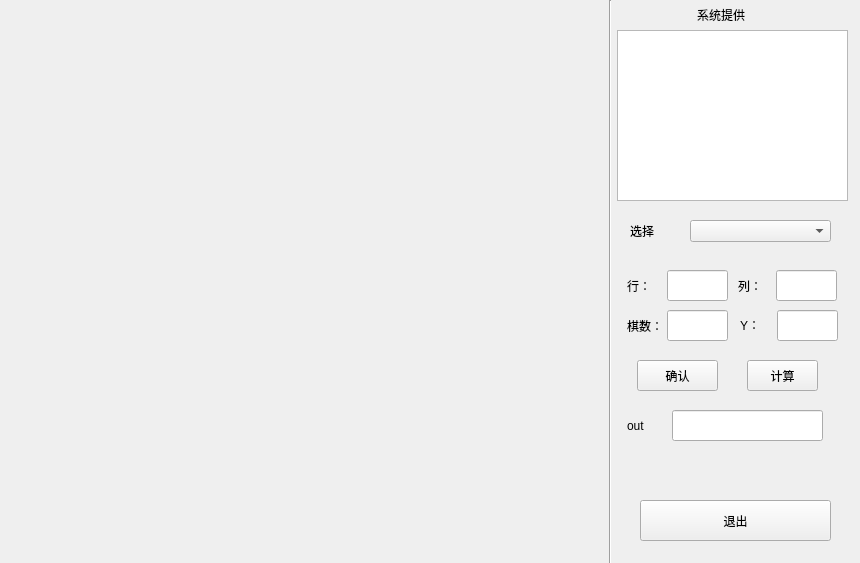
<?xml version="1.0" encoding="UTF-8"?>
<ui version="4.0">
 <class>ChessPlayer</class>
 <widget class="QMainWindow" name="ChessPlayer">
  <property name="geometry">
   <rect>
    <x>0</x>
    <y>0</y>
    <width>860</width>
    <height>563</height>
   </rect>
  </property>
  <property name="windowTitle">
   <string>MainWindow</string>
  </property>
  <widget class="QWidget" name="centralWidget">
   <widget class="Line" name="line">
    <property name="geometry">
     <rect>
      <x>600</x>
      <y>0</y>
      <width>20</width>
      <height>641</height>
     </rect>
    </property>
    <property name="orientation">
     <enum>Qt::Vertical</enum>
    </property>
   </widget>
   <widget class="QListView" name="lv">
    <property name="geometry">
     <rect>
      <x>617</x>
      <y>30</y>
      <width>231</width>
      <height>171</height>
     </rect>
    </property>
   </widget>
   <widget class="QWidget" name="gridLayoutWidget">
    <property name="geometry">
     <rect>
      <x>-1</x>
      <y>-1</y>
      <width>601</width>
      <height>561</height>
     </rect>
    </property>
    <layout class="QGridLayout" name="grid"/>
   </widget>
   <widget class="QPushButton" name="btn_calc">
    <property name="geometry">
     <rect>
      <x>747</x>
      <y>360</y>
      <width>71</width>
      <height>31</height>
     </rect>
    </property>
    <property name="text">
     <string>计算</string>
    </property>
    <property name="autoRepeatDelay">
     <number>300</number>
    </property>
   </widget>
   <widget class="QLabel" name="label">
    <property name="geometry">
     <rect>
      <x>627</x>
      <y>270</y>
      <width>31</width>
      <height>31</height>
     </rect>
    </property>
    <property name="text">
     <string>行：</string>
    </property>
   </widget>
   <widget class="QLabel" name="label_2">
    <property name="geometry">
     <rect>
      <x>738</x>
      <y>270</y>
      <width>32</width>
      <height>32</height>
     </rect>
    </property>
    <property name="text">
     <string>列：</string>
    </property>
   </widget>
   <widget class="QLineEdit" name="lineEdit_row">
    <property name="geometry">
     <rect>
      <x>667</x>
      <y>270</y>
      <width>61</width>
      <height>31</height>
     </rect>
    </property>
   </widget>
   <widget class="QLineEdit" name="lineEdit_col">
    <property name="geometry">
     <rect>
      <x>776</x>
      <y>270</y>
      <width>61</width>
      <height>31</height>
     </rect>
    </property>
   </widget>
   <widget class="QPushButton" name="btn_sure">
    <property name="geometry">
     <rect>
      <x>637</x>
      <y>360</y>
      <width>81</width>
      <height>31</height>
     </rect>
    </property>
    <property name="text">
     <string>确认</string>
    </property>
   </widget>
   <widget class="QLabel" name="label_3">
    <property name="geometry">
     <rect>
      <x>697</x>
      <y>7</y>
      <width>61</width>
      <height>16</height>
     </rect>
    </property>
    <property name="text">
     <string>系统提供</string>
    </property>
   </widget>
   <widget class="QLineEdit" name="lineEdit_ans">
    <property name="geometry">
     <rect>
      <x>672</x>
      <y>410</y>
      <width>151</width>
      <height>31</height>
     </rect>
    </property>
   </widget>
   <widget class="QLabel" name="label_5">
    <property name="geometry">
     <rect>
      <x>627</x>
      <y>410</y>
      <width>31</width>
      <height>31</height>
     </rect>
    </property>
    <property name="text">
     <string>out</string>
    </property>
   </widget>
   <widget class="QLabel" name="label_6">
    <property name="geometry">
     <rect>
      <x>627</x>
      <y>310</y>
      <width>31</width>
      <height>31</height>
     </rect>
    </property>
    <property name="text">
     <string>棋数：</string>
    </property>
   </widget>
   <widget class="QLineEdit" name="lineEdit_num">
    <property name="geometry">
     <rect>
      <x>667</x>
      <y>310</y>
      <width>61</width>
      <height>31</height>
     </rect>
    </property>
   </widget>
   <widget class="QPushButton" name="btn_exit">
    <property name="geometry">
     <rect>
      <x>640</x>
      <y>500</y>
      <width>191</width>
      <height>41</height>
     </rect>
    </property>
    <property name="text">
     <string>退出</string>
    </property>
   </widget>
   <widget class="QComboBox" name="comboBox">
    <property name="geometry">
     <rect>
      <x>690</x>
      <y>220</y>
      <width>141</width>
      <height>22</height>
     </rect>
    </property>
   </widget>
   <widget class="QLabel" name="label_7">
    <property name="geometry">
     <rect>
      <x>630</x>
      <y>220</y>
      <width>51</width>
      <height>21</height>
     </rect>
    </property>
    <property name="text">
     <string>选择</string>
    </property>
   </widget>
   <widget class="QLabel" name="label_4">
    <property name="geometry">
     <rect>
      <x>740</x>
      <y>310</y>
      <width>30</width>
      <height>30</height>
     </rect>
    </property>
    <property name="text">
     <string>Y：</string>
    </property>
   </widget>
   <widget class="QLineEdit" name="lineEdit_y">
    <property name="geometry">
     <rect>
      <x>777</x>
      <y>310</y>
      <width>61</width>
      <height>31</height>
     </rect>
    </property>
   </widget>
  </widget>
 </widget>
 <resources/>
 <connections/>
</ui>
